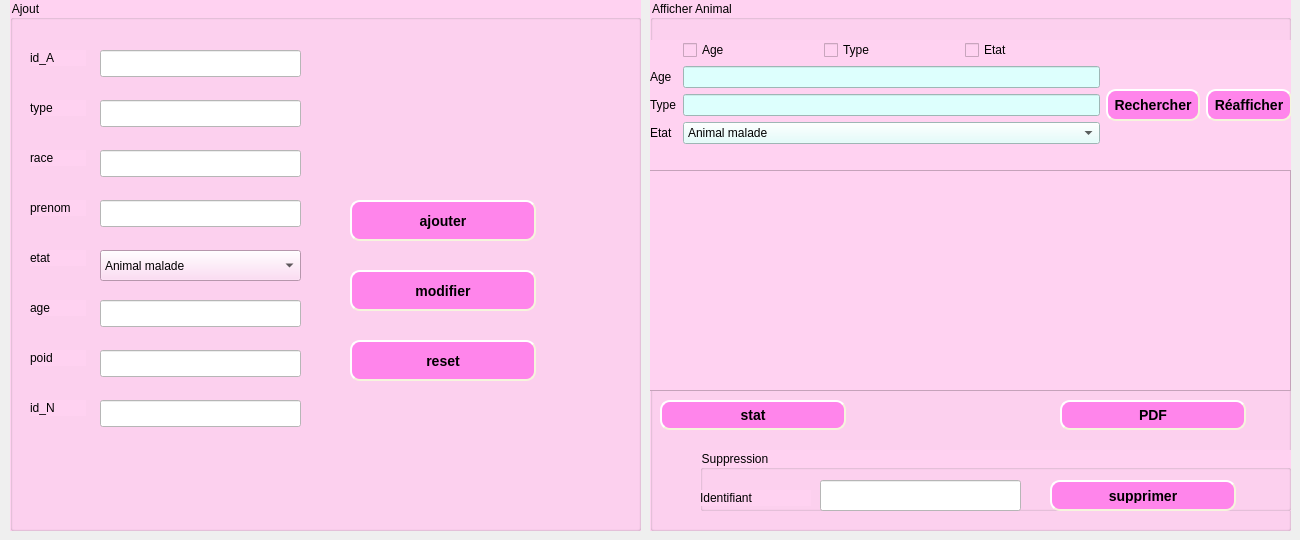
      <widget class="QWidget" name="tab_3">
       <attribute name="title">
        <string>Gestion Animal</string>
       </attribute>
       <widget class="QGroupBox" name="groupBox_4">
        <property name="geometry">
         <rect>
          <x>10</x>
          <y>0</y>
          <width>631</width>
          <height>531</height>
         </rect>
        </property>
        <property name="styleSheet">
         <string notr="true">background-color: rgb(255, 210, 241);
font: 10pt &quot;MS Shell Dlg 2&quot;;
</string>
        </property>
        <property name="title">
         <string>Ajout</string>
        </property>
        <widget class="QLineEdit" name="le_id_A">
         <property name="geometry">
          <rect>
           <x>90</x>
           <y>50</y>
           <width>201</width>
           <height>27</height>
          </rect>
         </property>
         <property name="styleSheet">
          <string notr="true">background-color:rgb(255, 255, 255);</string>
         </property>
        </widget>
        <widget class="QLabel" name="label_20">
         <property name="geometry">
          <rect>
           <x>20</x>
           <y>50</y>
           <width>56</width>
           <height>16</height>
          </rect>
         </property>
         <property name="text">
          <string>id_A</string>
         </property>
        </widget>
        <widget class="QLabel" name="label_21">
         <property name="geometry">
          <rect>
           <x>20</x>
           <y>300</y>
           <width>56</width>
           <height>16</height>
          </rect>
         </property>
         <property name="text">
          <string>age</string>
         </property>
        </widget>
        <widget class="QLabel" name="label_22">
         <property name="geometry">
          <rect>
           <x>20</x>
           <y>350</y>
           <width>56</width>
           <height>16</height>
          </rect>
         </property>
         <property name="text">
          <string>poid</string>
         </property>
        </widget>
        <widget class="QLabel" name="label_23">
         <property name="geometry">
          <rect>
           <x>20</x>
           <y>200</y>
           <width>56</width>
           <height>16</height>
          </rect>
         </property>
         <property name="text">
          <string>prenom</string>
         </property>
        </widget>
        <widget class="QLabel" name="label_24">
         <property name="geometry">
          <rect>
           <x>20</x>
           <y>250</y>
           <width>56</width>
           <height>16</height>
          </rect>
         </property>
         <property name="text">
          <string>etat</string>
         </property>
        </widget>
        <widget class="QLabel" name="label_25">
         <property name="geometry">
          <rect>
           <x>20</x>
           <y>100</y>
           <width>56</width>
           <height>16</height>
          </rect>
         </property>
         <property name="text">
          <string>type</string>
         </property>
        </widget>
        <widget class="QLabel" name="label_26">
         <property name="geometry">
          <rect>
           <x>20</x>
           <y>150</y>
           <width>56</width>
           <height>16</height>
          </rect>
         </property>
         <property name="text">
          <string>race</string>
         </property>
        </widget>
        <widget class="QLineEdit" name="le_typeA">
         <property name="geometry">
          <rect>
           <x>90</x>
           <y>100</y>
           <width>201</width>
           <height>27</height>
          </rect>
         </property>
         <property name="styleSheet">
          <string notr="true">background-color:rgb(255, 255, 255);</string>
         </property>
        </widget>
        <widget class="QLineEdit" name="le_raceA">
         <property name="geometry">
          <rect>
           <x>90</x>
           <y>150</y>
           <width>201</width>
           <height>27</height>
          </rect>
         </property>
         <property name="styleSheet">
          <string notr="true">background-color:rgb(255, 255, 255);</string>
         </property>
        </widget>
        <widget class="QLineEdit" name="le_prenomA">
         <property name="geometry">
          <rect>
           <x>90</x>
           <y>200</y>
           <width>201</width>
           <height>27</height>
          </rect>
         </property>
         <property name="styleSheet">
          <string notr="true">background-color:rgb(255, 255, 255);</string>
         </property>
        </widget>
        <widget class="QLineEdit" name="le_ageA">
         <property name="geometry">
          <rect>
           <x>90</x>
           <y>300</y>
           <width>201</width>
           <height>27</height>
          </rect>
         </property>
         <property name="styleSheet">
          <string notr="true">background-color:rgb(255, 255, 255);</string>
         </property>
        </widget>
        <widget class="QLineEdit" name="le_poidA">
         <property name="geometry">
          <rect>
           <x>90</x>
           <y>350</y>
           <width>201</width>
           <height>27</height>
          </rect>
         </property>
         <property name="styleSheet">
          <string notr="true">background-color:rgb(255, 255, 255);</string>
         </property>
        </widget>
        <widget class="QLineEdit" name="le_id_N">
         <property name="geometry">
          <rect>
           <x>90</x>
           <y>400</y>
           <width>201</width>
           <height>27</height>
          </rect>
         </property>
         <property name="styleSheet">
          <string notr="true">background-color:rgb(255, 255, 255);</string>
         </property>
        </widget>
        <widget class="QComboBox" name="cb_etatA">
         <property name="geometry">
          <rect>
           <x>90</x>
           <y>250</y>
           <width>201</width>
           <height>31</height>
          </rect>
         </property>
         <item>
          <property name="text">
           <string>Animal malade</string>
          </property>
         </item>
         <item>
          <property name="text">
           <string>Animal en bonne sante</string>
          </property>
         </item>
        </widget>
        <widget class="QLabel" name="label_27">
         <property name="geometry">
          <rect>
           <x>20</x>
           <y>400</y>
           <width>56</width>
           <height>16</height>
          </rect>
         </property>
         <property name="text">
          <string>id_N</string>
         </property>
        </widget>
        <widget class="QPushButton" name="pb_ajouter">
         <property name="geometry">
          <rect>
           <x>340</x>
           <y>200</y>
           <width>186</width>
           <height>41</height>
          </rect>
         </property>
         <property name="styleSheet">
          <string notr="true">background-color:rgb(255, 133, 235);
     border-style: outset;
     border-width: 2px;
     border-radius: 10px;
     border-color: beige;
     font: bold 14px;
     min-width: 10em;
     padding: 6px;</string>
         </property>
         <property name="text">
          <string>ajouter</string>
         </property>
        </widget>
        <widget class="QPushButton" name="pb_modifier">
         <property name="geometry">
          <rect>
           <x>340</x>
           <y>270</y>
           <width>186</width>
           <height>41</height>
          </rect>
         </property>
         <property name="styleSheet">
          <string notr="true">background-color:rgb(255, 133, 235);
     border-style: outset;
     border-width: 2px;
     border-radius: 10px;
     border-color: beige;
     font: bold 14px;
     min-width: 10em;
     padding: 6px;</string>
         </property>
         <property name="text">
          <string>modifier</string>
         </property>
        </widget>
        <widget class="QPushButton" name="reset">
         <property name="geometry">
          <rect>
           <x>340</x>
           <y>340</y>
           <width>186</width>
           <height>41</height>
          </rect>
         </property>
         <property name="styleSheet">
          <string notr="true">background-color:rgb(255, 133, 235);
     border-style: outset;
     border-width: 2px;
     border-radius: 10px;
     border-color: beige;
     font: bold 14px;
     min-width: 10em;
     padding: 6px;</string>
         </property>
         <property name="text">
          <string>reset</string>
         </property>
        </widget>
       </widget>
       <widget class="QGroupBox" name="groupBox_10">
        <property name="geometry">
         <rect>
          <x>650</x>
          <y>0</y>
          <width>641</width>
          <height>531</height>
         </rect>
        </property>
        <property name="styleSheet">
         <string notr="true">background-color: rgb(255, 210, 241);
font: 10pt &quot;MS Shell Dlg 2&quot;;</string>
        </property>
        <property name="title">
         <string>Afficher Animal</string>
        </property>
        <widget class="QPushButton" name="exporter">
         <property name="geometry">
          <rect>
           <x>410</x>
           <y>400</y>
           <width>186</width>
           <height>30</height>
          </rect>
         </property>
         <property name="styleSheet">
          <string notr="true">background-color:rgb(255, 133, 235);
     border-style: outset;
     border-width: 2px;
     border-radius: 10px;
     border-color: beige;
     font: bold 14px;
     min-width: 10em;
     padding: 6px;
</string>
         </property>
         <property name="text">
          <string>PDF</string>
         </property>
        </widget>
        <widget class="QPushButton" name="stat">
         <property name="geometry">
          <rect>
           <x>10</x>
           <y>400</y>
           <width>186</width>
           <height>30</height>
          </rect>
         </property>
         <property name="styleSheet">
          <string notr="true">background-color:rgb(255, 133, 235);
     border-style: outset;
     border-width: 2px;
     border-radius: 10px;
     border-color: beige;
     font: bold 14px;
     min-width: 10em;
     padding: 6px;
</string>
         </property>
         <property name="text">
          <string>stat</string>
         </property>
        </widget>
        <widget class="QTableView" name="tab_animal">
         <property name="geometry">
          <rect>
           <x>-10</x>
           <y>170</y>
           <width>651</width>
           <height>221</height>
          </rect>
         </property>
         <property name="acceptDrops">
          <bool>false</bool>
         </property>
         <property name="styleSheet">
          <string notr="true">QWidget {
    background-color:rgb(255, 255, 255);
    color:rgb(0, 0, 0);
}

QHeaderView::section {
    background-color: rgb(255, 128, 200);
    padding: 4px;
    border: 1px solid #fffff8;
    font-size: 12pt;
}

QTableWidget {
    gridline-color: rgb(255, 128, 200);
    font-size: 12pt;
}

QTableWidget QTableCornerButton::section {
    background-color: rgb(0, 0, 0);
    border: 1px solid #fffff8;
}selection-background-color: qlineargradient(x1: 0, y1: 0, x2: 0.5, y2: 0.5,
                                 stop: 0 #FF92BB, stop: 1 white);</string>
         </property>
        </widget>
        <widget class="QWidget" name="layoutWidget_2">
         <property name="geometry">
          <rect>
           <x>0</x>
           <y>40</y>
           <width>642</width>
           <height>130</height>
          </rect>
         </property>
         <layout class="QHBoxLayout" name="horizontalLayout_9">
          <item>
           <layout class="QFormLayout" name="formLayout_6">
            <item row="0" column="0">
             <widget class="QLabel" name="label_28">
              <property name="text">
               <string/>
              </property>
             </widget>
            </item>
            <item row="1" column="0">
             <widget class="QLabel" name="label_29">
              <property name="text">
               <string>Age</string>
              </property>
             </widget>
            </item>
            <item row="2" column="0">
             <widget class="QLabel" name="label_30">
              <property name="text">
               <string>Type</string>
              </property>
             </widget>
            </item>
            <item row="3" column="0">
             <widget class="QLabel" name="label_31">
              <property name="text">
               <string>Etat</string>
              </property>
             </widget>
            </item>
            <item row="0" column="1">
             <layout class="QHBoxLayout" name="horizontalLayout_11">
              <item>
               <widget class="QCheckBox" name="checkBox_age">
                <property name="text">
                 <string>Age</string>
                </property>
               </widget>
              </item>
              <item>
               <widget class="QCheckBox" name="checkBox_type">
                <property name="text">
                 <string>Type</string>
                </property>
               </widget>
              </item>
              <item>
               <widget class="QCheckBox" name="checkBox_etat">
                <property name="text">
                 <string>Etat</string>
                </property>
               </widget>
              </item>
             </layout>
            </item>
            <item row="1" column="1">
             <widget class="QLineEdit" name="rech_age">
              <property name="styleSheet">
               <string notr="true">background-color: rgb(220, 254, 255);
background-color: rgb(221, 255, 253);</string>
              </property>
             </widget>
            </item>
            <item row="2" column="1">
             <widget class="QLineEdit" name="rech_type">
              <property name="styleSheet">
               <string notr="true">background-color: rgb(220, 254, 255);
background-color: rgb(221, 255, 253);</string>
              </property>
             </widget>
            </item>
            <item row="3" column="1">
             <widget class="QComboBox" name="rech_etat">
              <property name="styleSheet">
               <string notr="true">background-color: rgb(220, 254, 255);
background-color: rgb(221, 255, 253);</string>
              </property>
              <item>
               <property name="text">
                <string>Animal malade</string>
               </property>
              </item>
              <item>
               <property name="text">
                <string>Animal en bonne sante</string>
               </property>
              </item>
             </widget>
            </item>
           </layout>
          </item>
          <item>
           <widget class="QPushButton" name="rechercher_anim">
            <property name="styleSheet">
             <string notr="true">background-color:rgb(255, 133, 235);
     border-style: outset;
     border-width: 2px;
     border-radius: 10px;
     border-color: beige;
     font: bold 14px;
     min-width: 10em;
     padding: 6px;</string>
            </property>
            <property name="text">
             <string>Rechercher</string>
            </property>
           </widget>
          </item>
          <item>
           <widget class="QPushButton" name="reafficher_anim">
            <property name="styleSheet">
             <string notr="true">background-color:rgb(255, 133, 235);
     border-style: outset;
     border-width: 2px;
     border-radius: 10px;
     border-color: beige;
     font: bold 14px;
     min-width: 10em;
     padding: 6px;
</string>
            </property>
            <property name="text">
             <string>Réafficher</string>
            </property>
           </widget>
          </item>
          <item>
           <layout class="QVBoxLayout" name="verticalLayout_12"/>
          </item>
         </layout>
        </widget>
        <widget class="QGroupBox" name="groupBox_11">
         <property name="geometry">
          <rect>
           <x>50</x>
           <y>450</y>
           <width>591</width>
           <height>61</height>
          </rect>
         </property>
         <property name="title">
          <string>Suppression</string>
         </property>
         <widget class="QPushButton" name="pb_supprimer">
          <property name="geometry">
           <rect>
            <x>350</x>
            <y>30</y>
            <width>186</width>
            <height>31</height>
           </rect>
          </property>
          <property name="styleSheet">
           <string notr="true">background-color:rgb(255, 133, 235);
     border-style: outset;
     border-width: 2px;
     border-radius: 10px;
     border-color: beige;
     font: bold 14px;
     min-width: 10em;
     padding: 6px;</string>
          </property>
          <property name="text">
           <string>supprimer</string>
          </property>
         </widget>
         <widget class="QLabel" name="label_32">
          <property name="geometry">
           <rect>
            <x>0</x>
            <y>40</y>
            <width>111</width>
            <height>16</height>
           </rect>
          </property>
          <property name="text">
           <string>Identifiant</string>
          </property>
         </widget>
         <widget class="QLineEdit" name="le_id_suppA">
          <property name="geometry">
           <rect>
            <x>120</x>
            <y>30</y>
            <width>201</width>
            <height>31</height>
           </rect>
          </property>
          <property name="styleSheet">
           <string notr="true">background-color:rgb(255, 255, 255);</string>
          </property>
         </widget>
        </widget>
       </widget>
      </widget>
